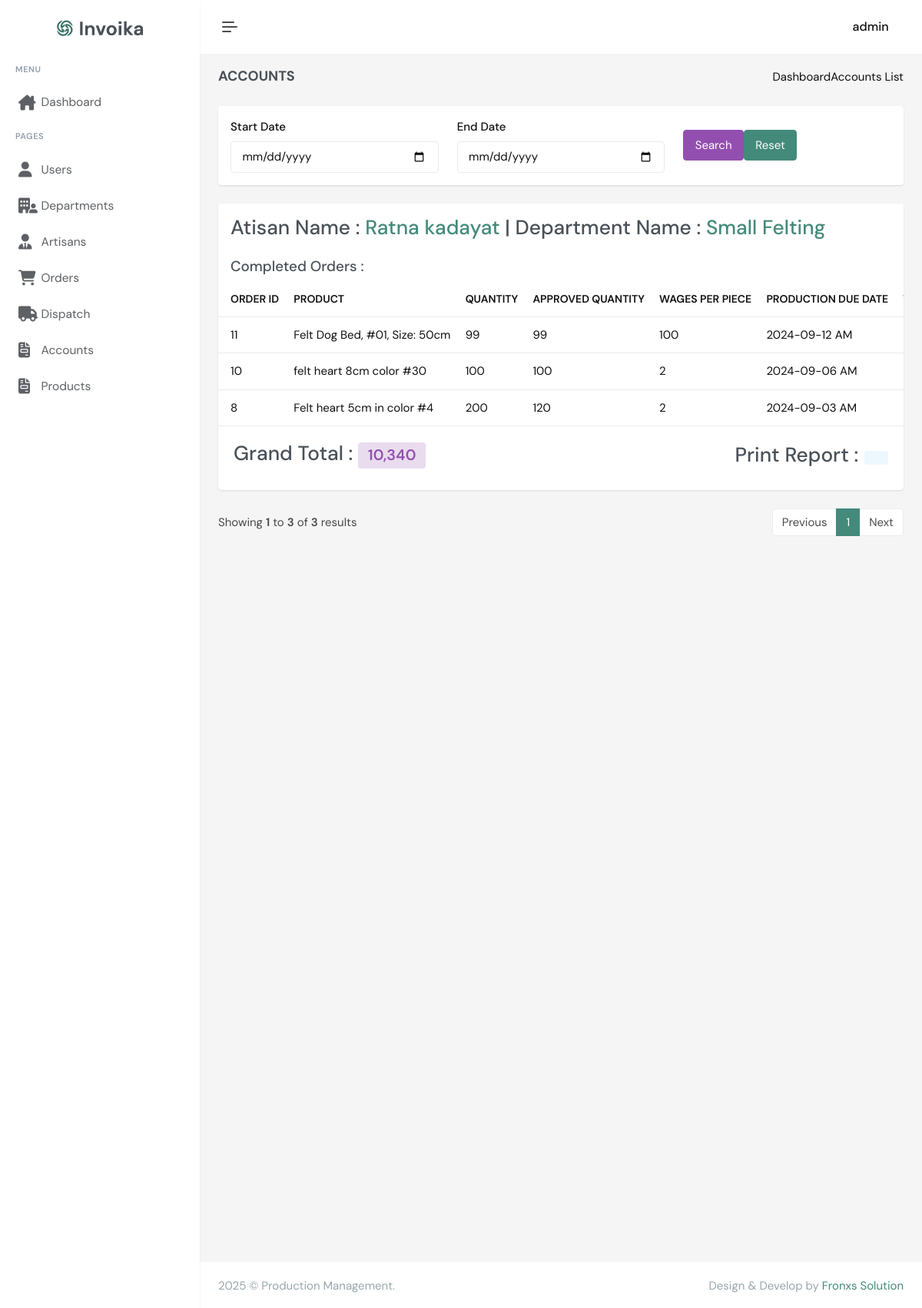
The app's page /artisan-details.php?id=7 (signed in) with its own data.
### tables this page shows
CREATE TABLE `users` (
  `UserID` int(11) NOT NULL,
  `Username` varchar(100) NOT NULL,
  `Password` varchar(255) NOT NULL,
  `Role` enum('Admin','Manager','Quality Control','Dispatch','Accounts') NOT NULL,
  `is_delete` tinyint(4) NOT NULL DEFAULT '0' COMMENT '0:not delete 1:delete',
  `created_at` timestamp NOT NULL DEFAULT CURRENT_TIMESTAMP,
  `updateed_at` timestamp NOT NULL DEFAULT CURRENT_TIMESTAMP
);

CREATE TABLE `artisans` (
  `ArtisanID` int(11) NOT NULL,
  `ArtisanName` varchar(100) NOT NULL,
  `Specialization` varchar(255) NOT NULL,
  `JoinDate` date NOT NULL,
  `DepartmentID` int(11) DEFAULT NULL,
  `is_delete` int(11) NOT NULL DEFAULT '0' COMMENT '0:not delete 1:delete'
);

CREATE TABLE `departments` (
  `DepartmentID` int(11) NOT NULL,
  `DepartmentName` varchar(100) NOT NULL,
  `is_delete` int(11) DEFAULT '0' COMMENT '0:not delete 1:delete',
  `created_at` timestamp NOT NULL DEFAULT CURRENT_TIMESTAMP,
  `updateed_at` timestamp NOT NULL DEFAULT CURRENT_TIMESTAMP
);

CREATE TABLE `quality_control` (
  `QualityControlID` int(11) NOT NULL,
  `ApprovedQuantity` int(11) NOT NULL,
  `RejectedQuantity` int(11) NOT NULL,
  `ApprovalDate` date NOT NULL,
  `OrderID` int(11) NOT NULL,
  `ApprovalBy` int(11) DEFAULT NULL
);

CREATE TABLE `orders` (
  `OrderID` int(11) NOT NULL,
  `CustomerName` varchar(100) NOT NULL,
  `Product` text NOT NULL,
  `Quantity` int(11) NOT NULL,
  `WagesPerPiece` decimal(10,2) NOT NULL,
  `ProductionDueDate` date NOT NULL,
  `ArtisanID` int(11) DEFAULT NULL,
  `DepartmentID` int(11) DEFAULT NULL,
  `Status` varchar(50) NOT NULL DEFAULT 'inprocess',
  `DispatchDate` datetime DEFAULT NULL,
  `DispatchMethod` varchar(50) DEFAULT NULL,
  `is_delete` int(11) NOT NULL DEFAULT '0' COMMENT '0:not delete 1:delte'
);

### artisan-details.php (the view, shortened to what the rows shown need)
<?php
include "config.php";
include "assets/includes/header.php";
?>
<div class="main-content">
    <div class="page-content">
        <div class="container-fluid">
                <?php
                $artisan_id = mysqli_real_escape_string($conn, $_GET['id']);
                $sql = "SELECT * FROM artisans INNER JOIN departments Using(DepartmentID) WHERE ArtisanID = {$artisan_id}";
                $result = mysqli_query($conn, $sql);
                if (mysqli_num_rows($result) > 0) {
                    $Arow = mysqli_fetch_assoc($result);
                ?>
            <div class="col-xl-12">
                <div class="card">
                    <div class="card-body">
                        <form method="get">
                            <div class="row">
                                <div class="col-4">
                                    <div class="form-group">
                                        <label class="form-label">Start Date</label>
                                        <input type="date" class="form-control" value="<?php echo isset($_GET['start_date']) ? $_GET['start_date'] : '' ?>" name="start_date" placeholder="Start Date" required>
                                    </div>
                                </div>
                                <div class="col-4">
                                    <div class="form-group">
                                        <label class="form-label">End Date</label>
                                        <input type="date" class="form-control" value="<?php echo isset($_GET['end_date']) ? $_GET['end_date'] : '' ?>" name="end_date" placeholder="End Date" required>
                                    </div>
                                </div>
                                <div class="col-4 d-flex justify-content-start align-items-center">
                                    <button class="btn btn-success" type="submit">Search</button>
                                    <a href="artisan-details.php?id=<?php echo $_GET['id']; ?>" class="btn btn-primary">Reset</a>
                                </div>
                            </div>
                        </form>
                    </div>
                </div>
            </div>
            <div class="row">
                <div class="col-xl-12">
                    <div class="card">
                        <div class="card-body">
                            <h3 class="pb-3">Atisan Name : <span class="text-primary"><?php echo $Arow['ArtisanName'] ?></span> | Department Name : <span class="text-primary"><?php echo $Arow['DepartmentName'] ?></span></h3>
                            <h5 class="pb-3">Completed Orders :</h5>
                            <div class="table-responsive table-card">
                                <table class="table table-hover table-nowrap align-middle mb-0">
                                    <thead>
                                        <tr class="text-muted text-uppercase">
                                            <th scope="col">Order ID</th>
                                            <th scope="col">Product</th>
                                            <th scope="col">Quantity</th>
                                            <th scope="col">Approved Quantity</th>
                                            <th scope="col">Wages Per Piece</th>
                                            <th scope="col">Production Due Date</th>
                                            <th scope="col">Total Wages</th>
                                        </tr>
                                    </thead>
                                    <tbody>
                                       <?php
                                        $records_per_page = 10;
                                        $current_page = isset($_GET['page']) ? $_GET['page'] : 1;
                                        $offset = ($current_page - 1) * $records_per_page;
                                        $sql_where = "orders.is_delete = 0 AND ArtisanID = {$Arow['ArtisanID']}";
                                        $sql = "SELECT * FROM orders INNER JOIN quality_control Using(OrderID) WHERE $sql_where ORDER BY OrderID DESC LIMIT $offset, $records_per_page";
                                        $result = mysqli_query($conn, $sql) or die("Query Failed");
                                        if (mysqli_num_rows($result) > 0) {
                                            $g_total = 0;
                                            while ($row = mysqli_fetch_assoc($result)) {
                                        ?>
                                                <tr>
                                                    <td><?php echo $row['OrderID']; ?></td>
                                                    <td><?php echo $row['Product']; ?></td>
                                                    <td><?php echo $row['Quantity']; ?></td>
                                                    <td><?php echo $row['ApprovedQuantity']; ?></td>
                                                    <td><?php echo number_format($row['WagesPerPiece']); ?></td>
                                                    <td><?php echo date('Y-m-d A', strtotime($row['ProductionDueDate'])) ?></td>
                                                    <td><?php echo number_format($row['WagesPerPiece']  * $row['ApprovedQuantity']); ?></td>
                                                </tr>
                                        <?php
                                                $g_total += $row['WagesPerPiece']  * $row['ApprovedQuantity'];
                                            }
                                        } else {
                                            echo '
                                            <tr>
                                                <td colspan="8"><h2>No Records Found</h2></td>
                                            </tr>';
                                        }
                                        ?>
                                    </tbody>
                                </table>
                            </div>
                        </div>
                        <div class="crat-footer">
                            <h3>Grand Total : <span class="badge bg-success-subtle text-success "><?php echo number_format($g_total) ?></span></h3>
                            <?php if($g_total >0){?>
                            <div class="d-flex align-items-center ">
                                <h3 class="me-2">Print Report : </h3>
                                <button class="btn btn-soft-info " onclick="previewPDF(<?php echo $artisan_id; ?>)"><i class="bx bx-printer fs-22"></i></button>
                            </div>
                            <?php }?>
                        </div>
                    </div>
                </div>
            </div>
        <?php } ?>
        </div>
    </div>
</div>
<?php
include "assets/includes/footer.php";
?>

### assets/includes/header.php (shortened to what the rows shown need)
<!doctype html>
<html lang="en" data-layout="vertical" data-topbar="light" data-sidebar="light" data-sidebar-size="lg" data-sidebar-image="none" data-preloader="disable">
<head>
    <link href="assets/libs/jsvectormap/css/jsvectormap.min.css" rel="stylesheet" type="text/css" />
    <link href="assets/css/bootstrap.min.css" rel="stylesheet" type="text/css" />
    <link href="assets/css/icons.min.css" rel="stylesheet" type="text/css" />
    <link href="assets/css/app.min.css" rel="stylesheet" type="text/css" />
    <link rel="stylesheet" href="https://cdnjs.cloudflare.com/ajax/libs/font-awesome/6.6.0/css/all.min.css" />
</head>
<body>
    <div id="layout-wrapper">
        <header id="page-topbar">
            <div class="layout-width">
                <div class="navbar-header">
                    <div class="d-flex align-items-center">
                        <div class="dropdown header-item">
                            <button type="button" class="btn" id="page-header-user-dropdown" data-bs-toggle="dropdown"
                                aria-haspopup="true" aria-expanded="false">
                                <span class="d-flex align-items-center">
                                    <span class="text-start ms-xl-2">
                                        <?php
                                        $sql = "SELECT * FROM users WHERE UserID = {$_SESSION['UserID']}";
                                        $result = mysqli_query($conn, $sql);
                                        $row = mysqli_fetch_assoc($result);
                                        ?>
                                        <span class="d-none d-xl-inline-block fw-medium user-name-text fs-16"><?php echo $row['Username'] ?>
                                            <i class="las la-angle-down fs-12 ms-1"></i></span>
                                    </span>
                                </span>
                            </button>
                        </div>
                    </div>
                </div>
            </div>
        </header>

### records on screen
users: Username "admin"
artisans: ArtisanName "Ratna kadayat", DepartmentID.DepartmentName "Small Felting"
quality_control: OrderID.OrderID "11", OrderID.Product "Felt Dog Bed, #01, Size: 50cm", OrderID.Quantity "99", ApprovedQuantity "99", OrderID.WagesPerPiece "100", OrderID.ProductionDueDate "2024-09-12 AM"
quality_control: OrderID.OrderID "10", OrderID.Product "felt heart 8cm color #30", OrderID.Quantity "100", ApprovedQuantity "100", OrderID.WagesPerPiece "2", OrderID.ProductionDueDate "2024-09-06 AM"
quality_control: OrderID.OrderID "8", OrderID.Product "Felt heart 5cm in color #4", OrderID.Quantity "200", ApprovedQuantity "120", OrderID.WagesPerPiece "2", OrderID.ProductionDueDate "2024-09-03 AM"

### other values on screen
$g_total "10,340"
$offset + 1 "1"
min($offset + $records_per_page, $total_records) "3"
$total_records "3"
